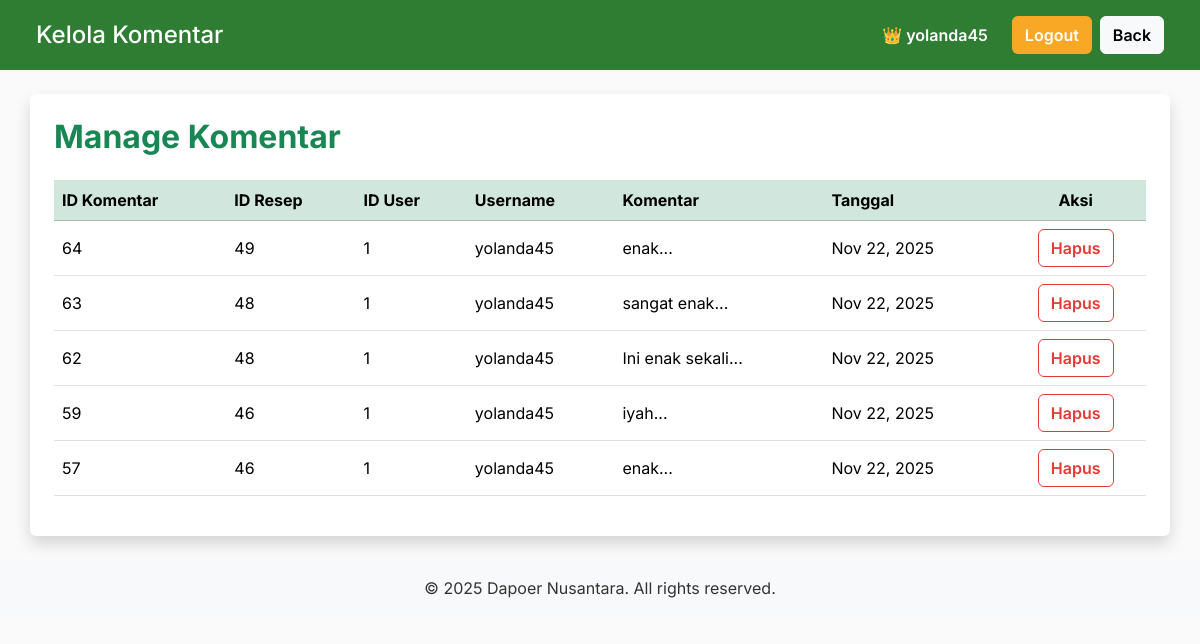
Screenshot of /kelola_komentar.php (signed in) with the database file from the repository.
### tables this page shows
CREATE TABLE `komentar` (
  `id_komentar` int(11) NOT NULL,
  `id_resep` int(11) DEFAULT NULL,
  `id_user` int(11) DEFAULT NULL,
  `username_komentar` varchar(255) NOT NULL,
  `isi` text DEFAULT NULL,
  `tanggal` datetime DEFAULT current_timestamp()
);

### kelola_komentar.php (the view, shortened to what this page needs)
<?php
include('koneksi.php');
$username = $_SESSION['admin_name'];
$query = "SELECT id_komentar, id_resep, id_user, username_komentar, isi, tanggal
          FROM komentar ORDER BY id_komentar DESC";
$result = mysqli_query($conn, $query);
?>
<!DOCTYPE html>
<html lang="en">
<head>
<link href="https://cdn.jsdelivr.net/npm/bootstrap@5.3.2/dist/css/bootstrap.min.css" rel="stylesheet">
</head>
<body>
<nav class="navbar navbar-expand-lg navbar-dark navbar-custom px-4 py-3">
    <div class="container-fluid d-flex justify-content-between">
        <h1 class="text-white fs-4 m-0">Kelola Komentar</h1>
        <div class="d-flex gap-2 align-items-center text-white fw-semibold">
            👑 <?php echo htmlspecialchars($username); ?>
            <a href="logout.php" class="btn btn-warning-custom ms-3">Logout</a>
            <a href="dashboard_admin.php" class="btn btn-light fw-semibold">Back</a>
        </div>
    </div>
</nav>
<div class="container bg-white rounded shadow mt-4 p-4">
    <h2 class="text-success fw-bold mb-4">Manage Komentar</h2>
    <div class="table-responsive">
        <table class="table table-hover align-middle">
            <thead class="table-success">
                <tr>
                    <th>ID Komentar</th>
                    <th>ID Resep</th>
                    <th>ID User</th>
                    <th>Username</th>
                    <th>Komentar</th>
                    <th>Tanggal</th>
                    <th class="text-center">Aksi</th>
                </tr>
            </thead>
            <tbody>
            <?php while ($row = mysqli_fetch_assoc($result)): ?>
                <tr>
                    <td><?= $row['id_komentar']; ?></td>
                    <td><?= $row['id_resep']; ?></td>
                    <td><?= $row['id_user']; ?></td>
                    <td><?= htmlspecialchars($row['username_komentar']); ?></td>
                    <td><?= substr(htmlspecialchars($row['isi']), 0, 50) . "..."; ?></td>
                    <td><?= date('M d, Y', strtotime($row['tanggal'])); ?></td>
                    <td class="text-center">
                        <button class="btn btn-danger-outline"
                                onclick="deleteKomentar(<?= $row['id_komentar']; ?>)">
                            Hapus
                        </button>
                    </td>
                </tr>
            <?php endwhile; ?>
            </tbody>
        </table>
    </div>
</div>
<footer class="text-center mt-4 p-3 bg-light">
    &copy; 2025 Dapoer Nusantara. All rights reserved.
</footer>
</body>
</html>

### kelola_komentar.php (style rules this page uses)
body { font-family: 'Inter', sans-serif; background-color: #FAFAFA; color: #333; }
.navbar-custom { background-color: #2E7D32; }
.btn-warning-custom { background-color: #F9A825; color: white; font-weight: 600; }
.btn-danger-outline { border: 1px solid #E53935; color: #E53935; font-weight: 600; }

### rows the page displays
komentar: id_komentar "64", id_resep "49", id_user "1", username_komentar "yolanda45", isi "enak", tanggal "Nov 22, 2025"
komentar: id_komentar "63", id_resep "48", id_user "1", username_komentar "yolanda45", isi "sangat enak", tanggal "Nov 22, 2025"
komentar: id_komentar "62", id_resep "48", id_user "1", username_komentar "yolanda45", isi "Ini enak sekali", tanggal "Nov 22, 2025"
komentar: id_komentar "59", id_resep "46", id_user "1", username_komentar "yolanda45", isi "iyah", tanggal "Nov 22, 2025"
komentar: id_komentar "57", id_resep "46", id_user "1", username_komentar "yolanda45", isi "enak", tanggal "Nov 22, 2025"

### other values shown
$username "yolanda45"
